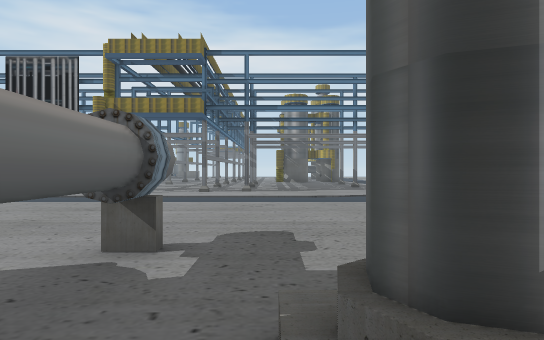
[1] (above)

24 first-person views from a walk through a scene from a Unity 3-D project. The camera is 1.5 m above the floor, looks level and sees 75° across. The floor is counted in squares, 2 m on a side. Each view is taken from the middle of a square. On the plan, view 1 faces up. The plan holds only what a view shows up to about 11 squares ahead; the rest is blank. The place goes on beyond the plan.

[2]
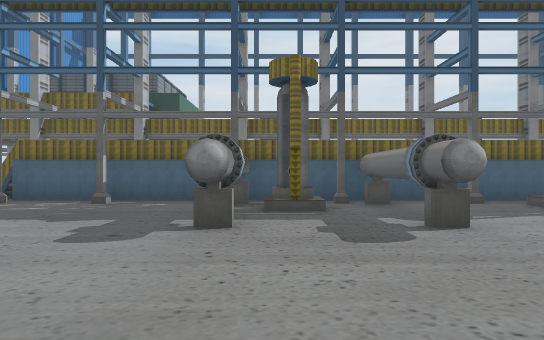

[3]
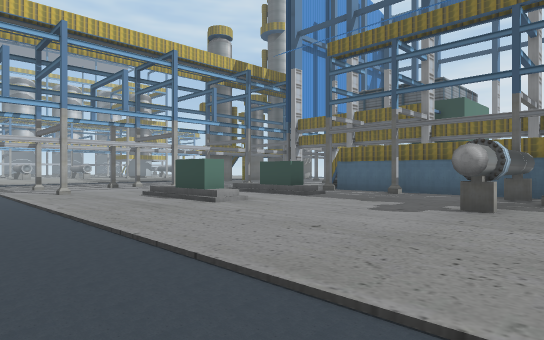

[4]
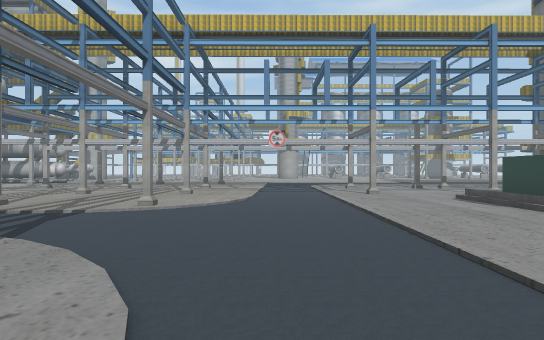

[5]
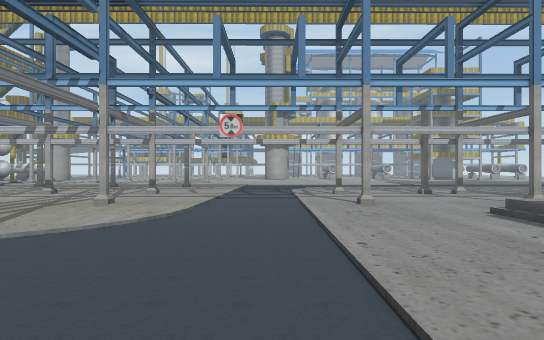

[6]
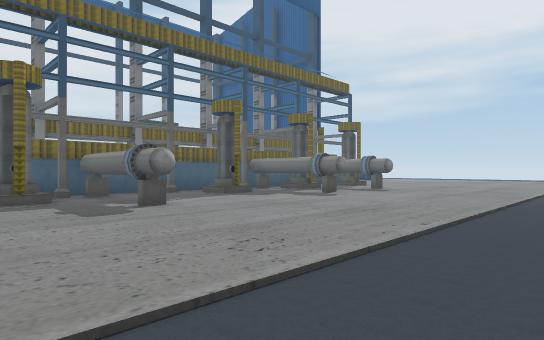

[7]
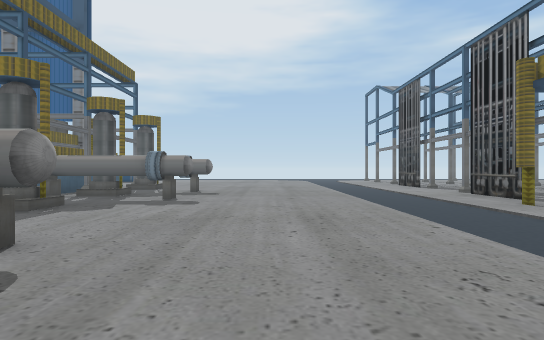

[8]
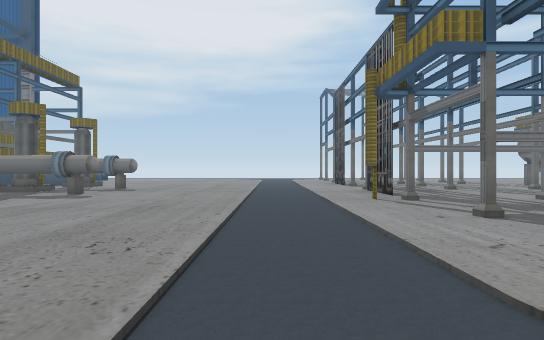

[9]
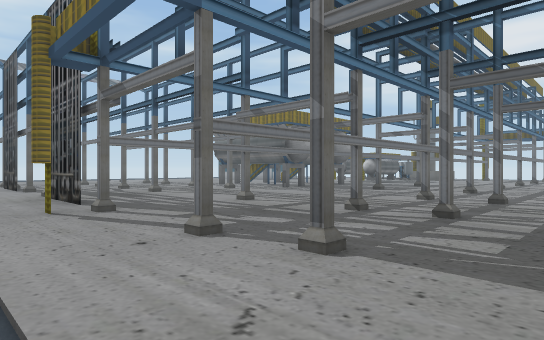

[10]
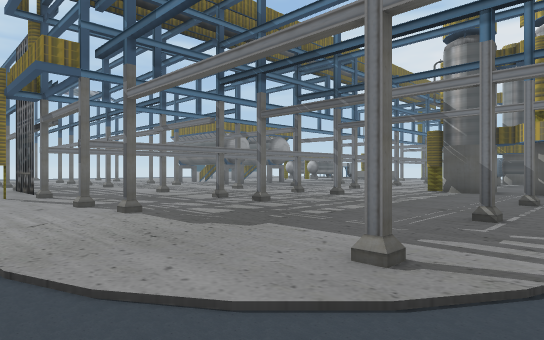

[11]
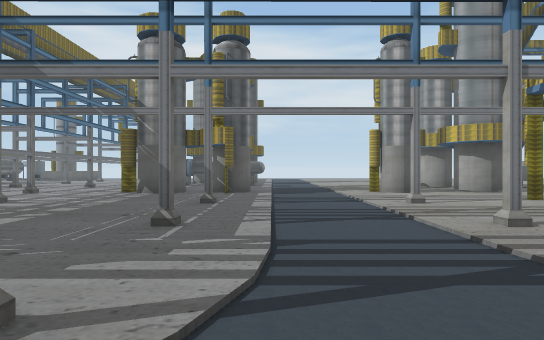

[12]
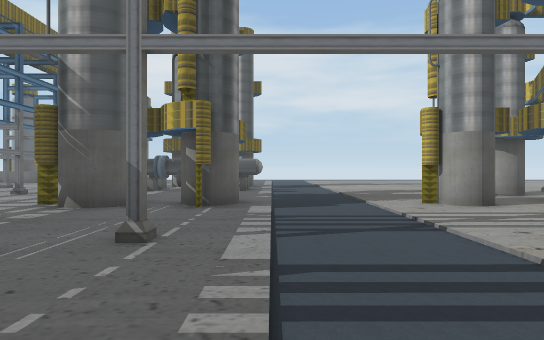

[13]
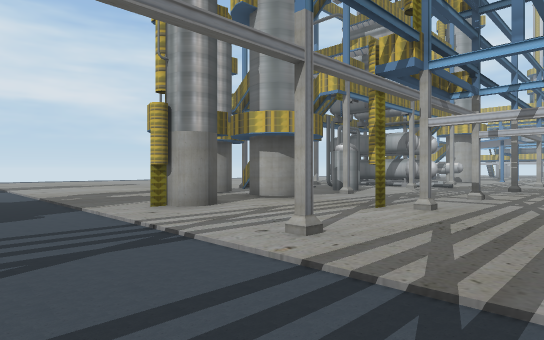

[14]
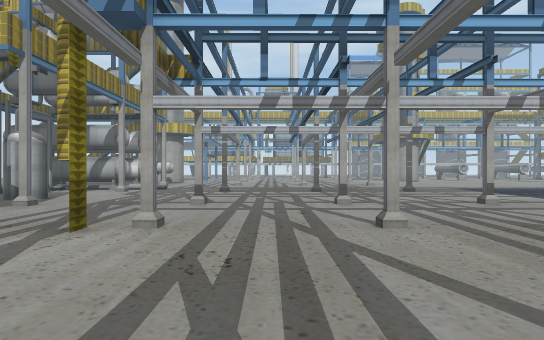

[15]
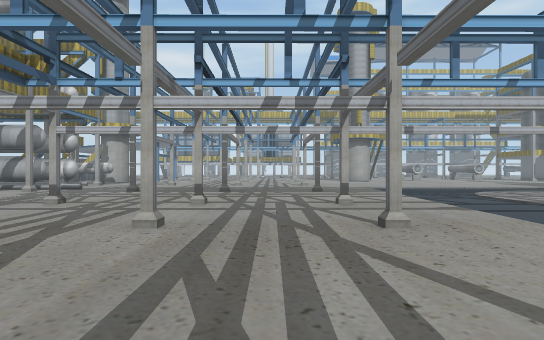

[16]
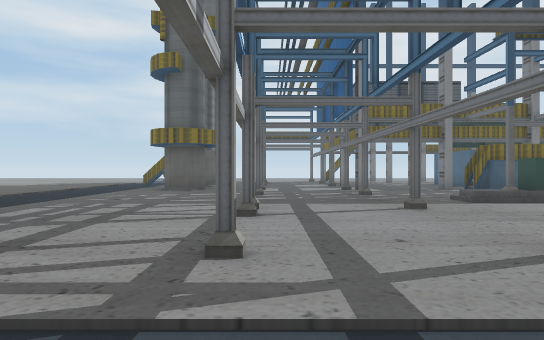

[17]
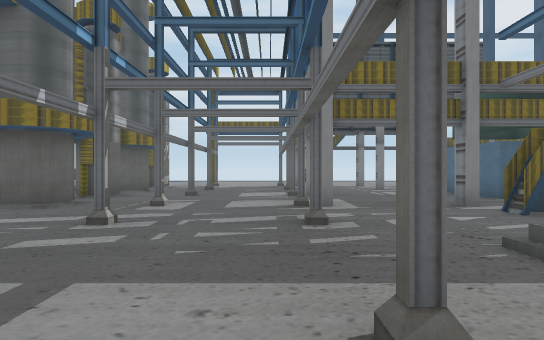

[18]
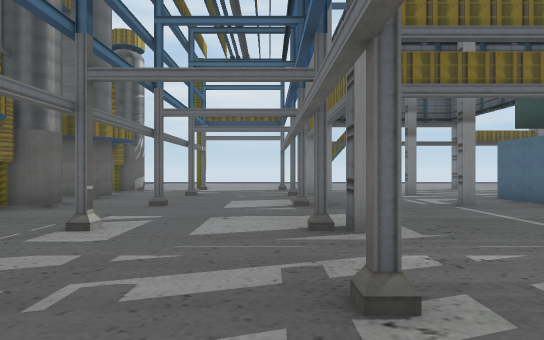

[19]
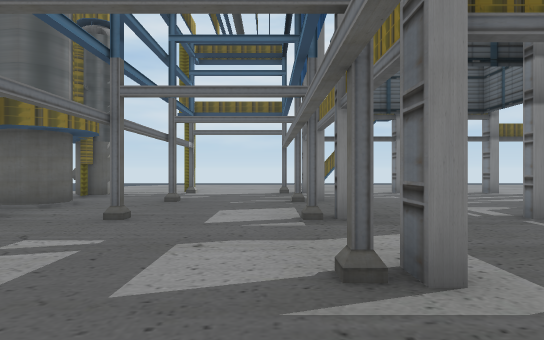

[20]
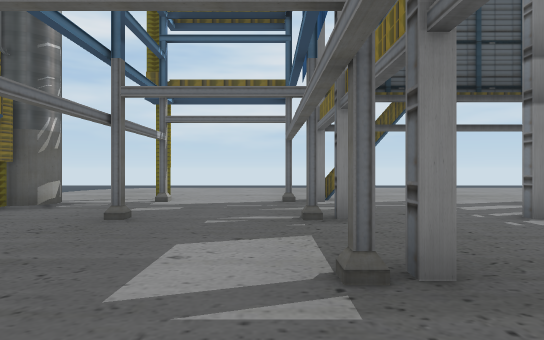

[21]
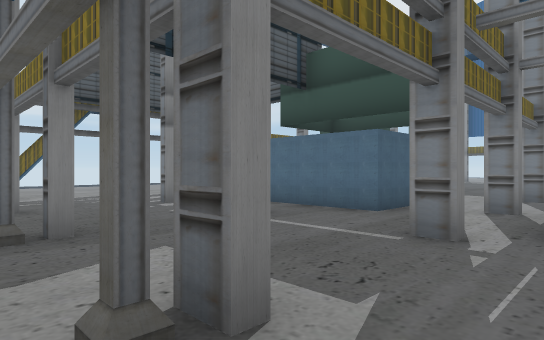

[22]
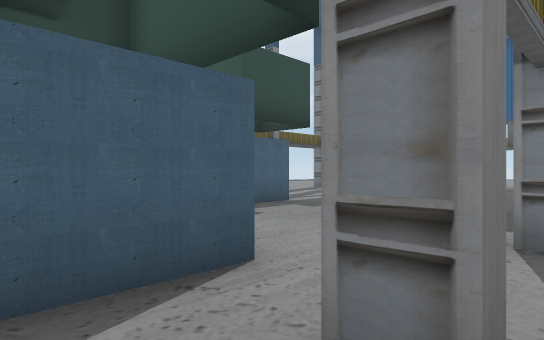

[23]
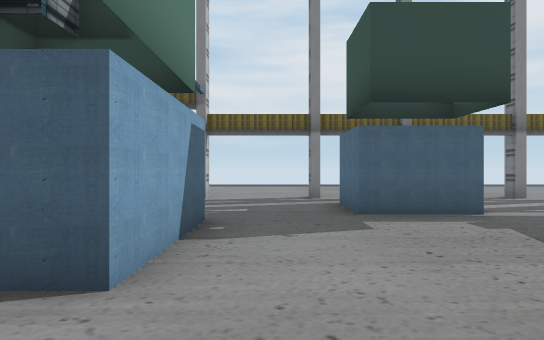

[24]
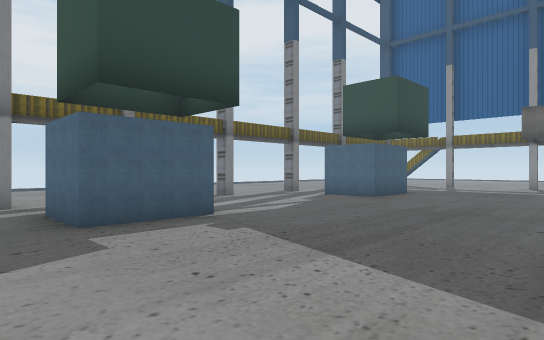

### Floor plan
Key: @ floor where view 1 was taken; # wall or solid block; x gap in a wall; . main floor; : floor 0.5 m higher than the main floor; / step, stairs or slope; O other object.
Columns run from 10 left of view 1 to 18 right of it. Each row starts with its distance up from view 1.
 27                  ...
 26               ......
 25         #     ...... ##
 24         ..     ..... ..    #
 23          .. ..#.......#  ....
 22        .#..##x#....#..#.#....
 21        ......................
 20       .......................
 19       ...............#..#....
 18       ........#...#..........
 17   ...........................
 16   .......#....#......#..#....
 15  ....#..#.........#..........
 14 .............................
 13 ..............#......#..#....
 12 .x##.#............#..........
 11  ...#........................
 10  ............................
  9  ............................
  8 .............................
  7 .....................#..#....
  6  ............................
  5  ................OO:/........
  4  ....................#.......
  3  ..#.....#..#................
  2   .#.....#. #....OO:/........
  1  #/#.#...#.##....  ..........
  0   .# .#..#@.#..#.#...#..#....
 -1     ##############...........
 -2             ................
 -3          ...#..#..#..#..#..#
 -4    .........................
 -5 ..............###.......#..#
 -6 ..............###.#..#.....#
 -7  .............###..........#
 -8   ###.....##... ........#..#
 -9     #..... #......#..#......
-10     .....  ................#

Positions as (right, up) in squares from view 1, and headings:
1: (0, 0), facing up
2: (1, 8), facing down
3: (0, 10), facing down-right
4: (1, 10), facing right
5: (4, 9), facing right
6: (2, 10), facing down-left
7: (2, 6), facing left
8: (3, 9), facing left
9: (1, 10), facing up-left
10: (5, 10), facing up-left
11: (5, 11), facing up
12: (5, 15), facing up
13: (5, 16), facing up-right
14: (7, 17), facing right
15: (7, 14), facing right
16: (14, 10), facing down
17: (12, 5), facing down
18: (12, 2), facing down
19: (12, 0), facing down
20: (12, -3), facing down
21: (12, -1), facing down-left
22: (6, -2), facing down-left
23: (3, -2), facing down
24: (3, -3), facing down-left
